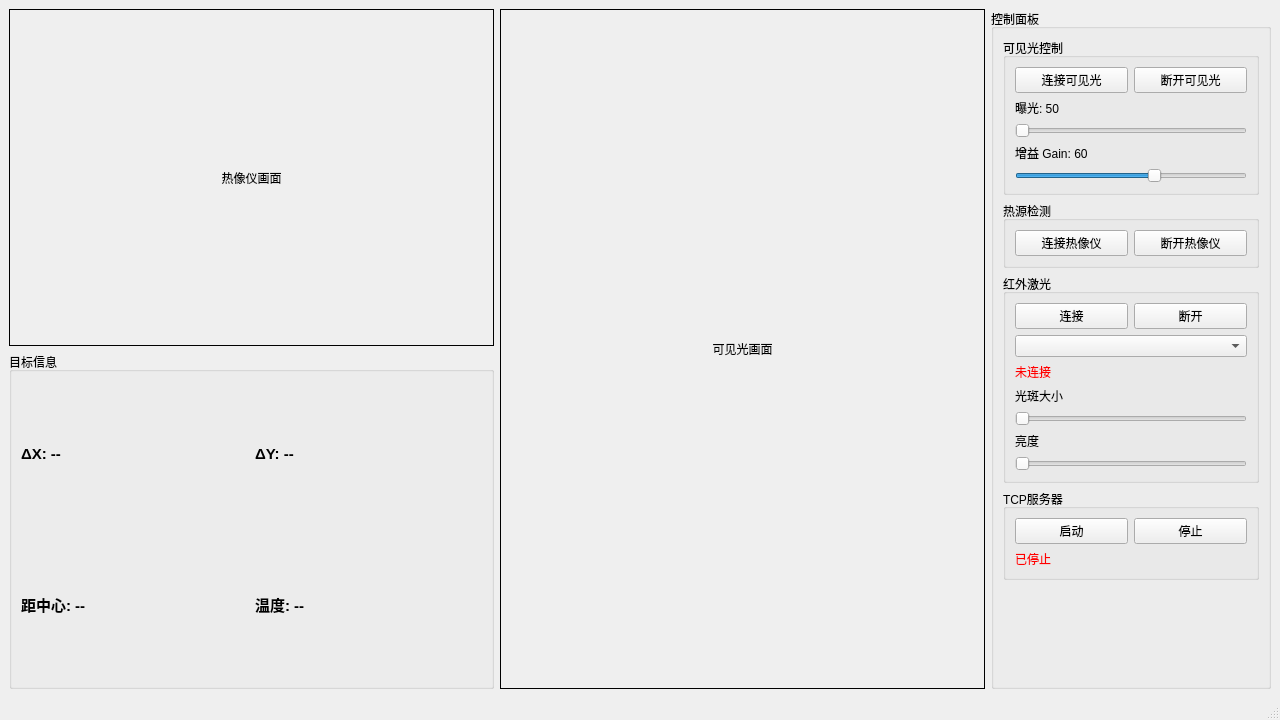
<?xml version="1.0" encoding="UTF-8"?>
<ui version="4.0">
 <class>MainWindow</class>
 <widget class="QMainWindow" name="MainWindow">
  <property name="geometry">
   <rect>
    <x>0</x>
    <y>0</y>
    <width>1280</width>
    <height>720</height>
   </rect>
  </property>
  <property name="windowTitle">
   <string>水下成像巡检取证系统</string>
  </property>
  <widget class="QWidget" name="centralWidget">
   <layout class="QHBoxLayout" name="mainLayout">
    <item>
     <layout class="QVBoxLayout" name="videoLayout">
      <item>
       <layout class="QHBoxLayout" name="videoFrameLayout">
        <item>
         <layout class="QVBoxLayout" name="thermalColumnLayout">
          <item>
           <widget class="QLabel" name="labelThermal">
            <property name="minimumSize">
             <size>
              <width>320</width>
              <height>256</height>
             </size>
            </property>
            <property name="frameShape">
             <enum>QFrame::Box</enum>
            </property>
            <property name="text">
             <string>热像仪画面</string>
            </property>
            <property name="alignment">
             <set>Qt::AlignCenter</set>
            </property>
           </widget>
          </item>
          <item>
           <widget class="QGroupBox" name="thermalInfoBox">
            <property name="title">
             <string>目标信息</string>
            </property>
            <layout class="QGridLayout" name="thermalInfoLayout">
             <item row="0" column="0">
              <widget class="QLabel" name="labelDeltaX">
               <property name="text">
                <string>ΔX: --</string>
               </property>
               <property name="font">
                <font>
                 <pointsize>11</pointsize>
                 <weight>75</weight>
                 <bold>true</bold>
                </font>
               </property>
              </widget>
             </item>
             <item row="0" column="1">
              <widget class="QLabel" name="labelDeltaY">
               <property name="text">
                <string>ΔY: --</string>
               </property>
               <property name="font">
                <font>
                 <pointsize>11</pointsize>
                 <weight>75</weight>
                 <bold>true</bold>
                </font>
               </property>
              </widget>
             </item>
             <item row="1" column="0">
              <widget class="QLabel" name="labelDistance">
               <property name="text">
                <string>距中心: --</string>
               </property>
               <property name="font">
                <font>
                 <pointsize>11</pointsize>
                 <weight>75</weight>
                 <bold>true</bold>
                </font>
               </property>
              </widget>
             </item>
             <item row="1" column="1">
              <widget class="QLabel" name="labelMaxTemp">
               <property name="text">
                <string>温度: --</string>
               </property>
               <property name="font">
                <font>
                 <pointsize>11</pointsize>
                 <weight>75</weight>
                 <bold>true</bold>
                </font>
               </property>
              </widget>
             </item>
            </layout>
           </widget>
          </item>
         </layout>
        </item>
        <item>
         <widget class="QLabel" name="labelVisible">
          <property name="minimumSize">
           <size>
            <width>480</width>
            <height>270</height>
           </size>
          </property>
          <property name="frameShape">
           <enum>QFrame::Box</enum>
          </property>
          <property name="text">
           <string>可见光画面</string>
          </property>
          <property name="alignment">
           <set>Qt::AlignCenter</set>
          </property>
         </widget>
        </item>
       </layout>
      </item>
     </layout>
    </item>
    <item>
     <widget class="QGroupBox" name="controlPanel">
      <property name="title">
       <string>控制面板</string>
      </property>
      <property name="maximumSize">
       <size>
        <width>280</width>
        <height>16777215</height>
       </size>
      </property>
      <property name="minimumSize">
       <size>
        <width>260</width>
        <height>0</height>
       </size>
      </property>
      <layout class="QVBoxLayout" name="controlLayout">
       <item>
        <widget class="QGroupBox" name="groupVisibleCam">
         <property name="title">
          <string>可见光控制</string>
         </property>
         <layout class="QVBoxLayout" name="visCamLayout">
          <item>
           <layout class="QHBoxLayout" name="visBtnLayout">
            <item>
             <widget class="QPushButton" name="btnConnectVisible">
              <property name="text">
               <string>连接可见光</string>
              </property>
             </widget>
            </item>
            <item>
             <widget class="QPushButton" name="btnDisconnectVisible">
              <property name="text">
               <string>断开可见光</string>
              </property>
             </widget>
            </item>
           </layout>
          </item>
          <item>
           <widget class="QLabel" name="labelExposure">
            <property name="text">
             <string>曝光: 50</string>
            </property>
           </widget>
          </item>
          <item>
           <widget class="QSlider" name="sliderExposure">
            <property name="orientation">
             <enum>Qt::Horizontal</enum>
            </property>
           </widget>
          </item>
          <item>
           <widget class="QLabel" name="labelGain">
            <property name="text">
             <string>增益 Gain: 60</string>
            </property>
           </widget>
          </item>
          <item>
           <widget class="QSlider" name="sliderGain">
            <property name="orientation">
             <enum>Qt::Horizontal</enum>
            </property>
            <property name="toolTip">
             <string>0-100；越高画面越亮但噪声越大；调节时自动切换为手动曝光</string>
            </property>
            <property name="value">
             <number>60</number>
            </property>
           </widget>
          </item>
         </layout>
        </widget>
       </item>
       <item>
        <widget class="QGroupBox" name="groupDetect">
         <property name="title">
          <string>热源检测</string>
         </property>
         <layout class="QVBoxLayout" name="detectLayout">
          <item>
           <layout class="QHBoxLayout" name="thermalBtnLayout">
            <item>
             <widget class="QPushButton" name="btnConnectThermal">
              <property name="text">
               <string>连接热像仪</string>
              </property>
             </widget>
            </item>
            <item>
             <widget class="QPushButton" name="btnDisconnectThermal">
              <property name="text">
               <string>断开热像仪</string>
              </property>
             </widget>
            </item>
           </layout>
          </item>
         </layout>
        </widget>
       </item>
       <item>
        <widget class="QGroupBox" name="groupLaser">
         <property name="title">
          <string>红外激光</string>
         </property>
         <layout class="QVBoxLayout" name="laserLayout">
          <item>
           <layout class="QHBoxLayout" name="laserBtnLayout">
            <item>
             <widget class="QPushButton" name="btnConnectLaser">
              <property name="text">
               <string>连接</string>
              </property>
             </widget>
            </item>
            <item>
             <widget class="QPushButton" name="btnDisconnectLaser">
              <property name="text">
               <string>断开</string>
              </property>
             </widget>
            </item>
           </layout>
          </item>
          <item>
           <widget class="QComboBox" name="comboSerialPort"/>
          </item>
          <item>
           <widget class="QLabel" name="labelLaserStatus">
            <property name="text">
             <string>未连接</string>
            </property>
            <property name="styleSheet">
             <string notr="true">color: red;</string>
            </property>
           </widget>
          </item>
          <item>
           <widget class="QLabel" name="labelLaserZoom">
            <property name="text">
             <string>光斑大小</string>
            </property>
           </widget>
          </item>
          <item>
           <widget class="QSlider" name="sliderLaserZoom">
            <property name="orientation">
             <enum>Qt::Horizontal</enum>
            </property>
           </widget>
          </item>
          <item>
           <widget class="QLabel" name="labelBrightness">
            <property name="text">
             <string>亮度</string>
            </property>
           </widget>
          </item>
          <item>
           <widget class="QSlider" name="sliderBrightness">
            <property name="orientation">
             <enum>Qt::Horizontal</enum>
            </property>
           </widget>
          </item>
         </layout>
        </widget>
       </item>
       <item>
        <widget class="QGroupBox" name="groupTcp">
         <property name="title">
          <string>TCP服务器</string>
         </property>
         <layout class="QVBoxLayout" name="tcpLayout">
          <item>
           <layout class="QHBoxLayout" name="tcpBtnLayout">
            <item>
             <widget class="QPushButton" name="btnStartTcp">
              <property name="text">
               <string>启动</string>
              </property>
             </widget>
            </item>
            <item>
             <widget class="QPushButton" name="btnStopTcp">
              <property name="text">
               <string>停止</string>
              </property>
             </widget>
            </item>
           </layout>
          </item>
          <item>
           <widget class="QLabel" name="labelTcpStatus">
            <property name="text">
             <string>已停止</string>
            </property>
            <property name="styleSheet">
             <string notr="true">color: red;</string>
            </property>
           </widget>
          </item>
         </layout>
        </widget>
       </item>
       <item>
        <spacer name="verticalSpacer">
         <property name="orientation">
          <enum>Qt::Vertical</enum>
         </property>
         <property name="sizeHint" stdset="0">
          <size>
           <width>20</width>
           <height>40</height>
          </size>
         </property>
        </spacer>
       </item>
      </layout>
     </widget>
    </item>
   </layout>
  </widget>
  <widget class="QStatusBar" name="statusBar"/>
 </widget>
 <resources/>
 <connections/>
 <slots>
  <slot>on_btnConnectThermal_clicked()</slot>
  <slot>on_btnDisconnectThermal_clicked()</slot>
  <slot>on_btnConnectVisible_clicked()</slot>
  <slot>on_btnDisconnectVisible_clicked()</slot>
  <slot>on_sliderBrightness_valueChanged(int)</slot>
  <slot>on_sliderLaserZoom_valueChanged(int)</slot>
  <slot>on_btnStartTcp_clicked()</slot>
  <slot>on_btnStopTcp_clicked()</slot>
  <slot>on_btnConnectLaser_clicked()</slot>
  <slot>on_btnDisconnectLaser_clicked()</slot>
  <slot>on_sliderExposure_valueChanged(int)</slot>
  <slot>on_sliderGain_valueChanged(int)</slot>
 </slots>
</ui>
